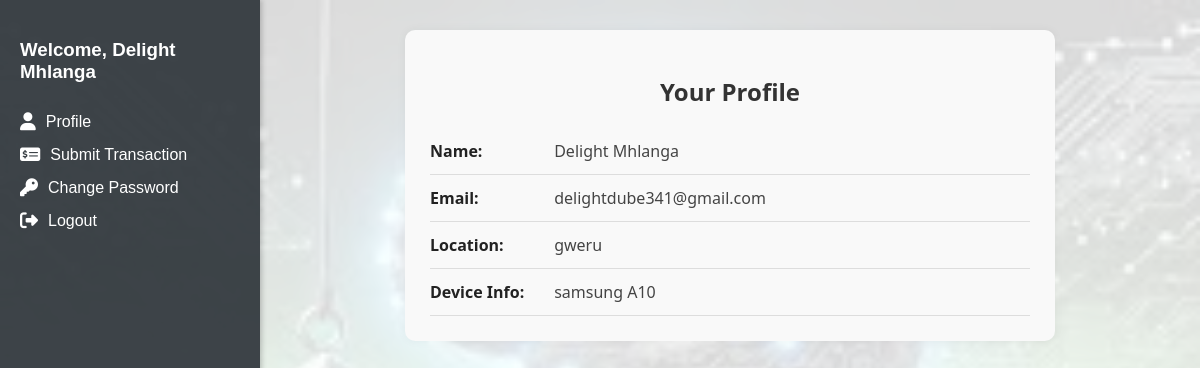
Page /auth/profile (signed in) on the committed database.
### app/models.py (models this page shows)
class Customer(db.Model):
    id = db.Column(db.Integer, primary_key=True)
    name = db.Column(db.String(100), nullable=False)
    usual_location = db.Column(db.String(100), nullable=True)  # ✅ Temporarily allow nulls
    email = db.Column(db.String(120), unique=True, nullable=False)
    password_hash = db.Column(db.String(128), nullable=False)
    is_suspended = db.Column(db.Boolean, default=False)
    created_at = db.Column(db.DateTime, default=datetime.utcnow)
    device_info = db.Column(db.String(200), nullable=True)  # ✅ Add this line
    transactions = db.relationship(
        'Transaction',
        backref='customer',
        lazy=True,
        cascade='all, delete-orphan',
        passive_deletes=True
    )

### app/routes/auth.py (the view)
@auth_bp.route('/profile')
def profile():
    if 'user_id' not in session:
        flash('Please log in first.')
        return redirect(url_for('auth.login'))
    user = Customer.query.get(session['user_id'])
    return render_template('profile.html', user=user)

### app/templates/profile.html (shortened to what this page needs)
{% extends "customer_dashboard.html" %}
{% block content %}
<div class="profile-container">
    <h2>Your Profile</h2>
    <ul class="profile-details">
        <li><strong>Name:</strong> {{ user.name }}</li>
        <li><strong>Email:</strong> {{ user.email }}</li>
        <li><strong>Location:</strong> {{ user.usual_location }}</li>
        <li><strong>Device Info:</strong> {{ user.device_info }}</li>
    </ul>
</div>
{% endblock %}

### app/templates/customer_dashboard.html (shortened to what this page needs)
<!DOCTYPE html>
<html>
<head>
    <link rel="stylesheet" href="https://cdnjs.cloudflare.com/ajax/libs/font-awesome/6.5.0/css/all.min.css">
</head>
<body>
    <div class="container">
        <div class="sidebar">
            <h3>Welcome, {{ user.name }}</h3>
            <a href="{{ url_for('auth.profile') }}"><i class="fas fa-user"></i> Profile</a>
            <a href="{{ url_for('transactions.submit_transaction') }}"><i class="fas fa-money-check-alt"></i> Submit Transaction</a>
            <a href="{{ url_for('auth.change_password') }}"><i class="fas fa-key"></i> Change Password</a>
            <a href="{{ url_for('auth.logout') }}"><i class="fas fa-sign-out-alt"></i> Logout</a>
        </div>
        <div class="main">
            {% block content %}
            {% endblock %}
        </div>
    </div>
</body>
</html>

### app/templates/customer_dashboard.html (style rules this page uses)
body { margin: 0; font-family: Arial, sans-serif; background-image: url("/static/images/cust_dash.jpg"); background-size: cover; background-position: center; background-repeat: no-repeat; min-height: 100vh; }
.container { display: flex; height: 100vh; background-color: rgba(255, 255, 255, 0.85); }
.sidebar { width: 220px; background-color: rgba(52, 58, 64, 0.95); color: white; padding: 20px; box-shadow: 2px 0 5px rgba(0,0,0,0.2); }
.sidebar h3 { margin-bottom: 30px; }
.sidebar a { display: flex; align-items: center; color: white; text-decoration: none; margin-bottom: 15px; font-size: 16px; }
.sidebar a i { margin-right: 10px; font-size: 18px; }
.main { flex-grow: 1; padding: 30px; overflow-y: auto; }

### app/templates/profile.html (style rules this page uses)
.profile-container { max-width: 600px; margin: auto; background-color: #f9f9f9; padding: 25px; border-radius: 10px; box-shadow: 0 0 10px rgba(0, 0, 0, 0.05); font-family: 'Segoe UI', Tahoma, Geneva, Verdana, sans-serif; }
.profile-container h2 { text-align: center; margin-bottom: 20px; color: #333; }
.profile-details { list-style: none; padding: 0; margin: 0; }
.profile-details li { padding: 12px 0; border-bottom: 1px solid #ddd; font-size: 16px; color: #444; }
.profile-details li strong { display: inline-block; width: 120px; color: #222; }

### rows in the picture
Customer: name "Delight Mhlanga", email "delightdube341@gmail.com", usual_location "gweru", device_info "samsung A10"
